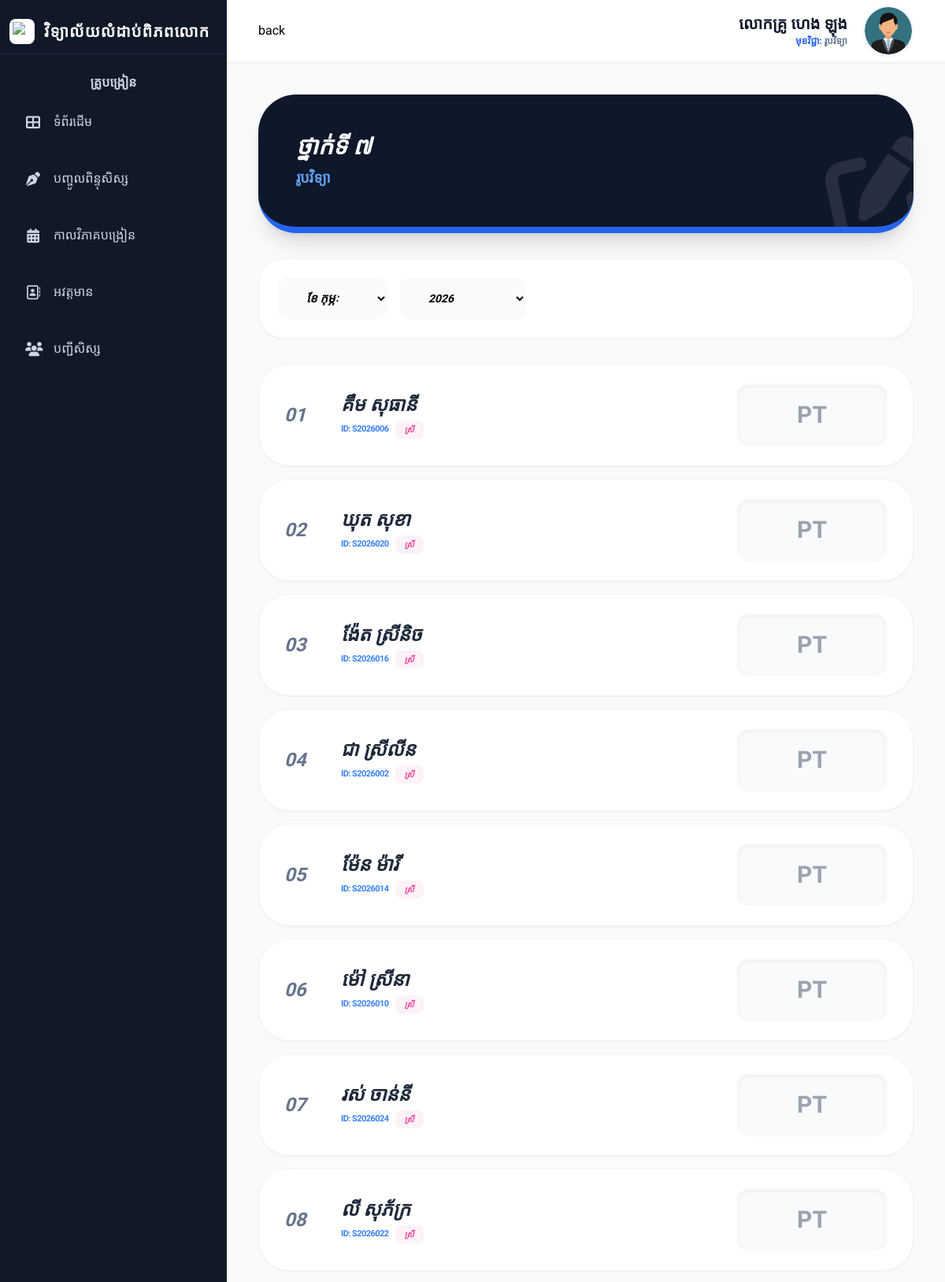
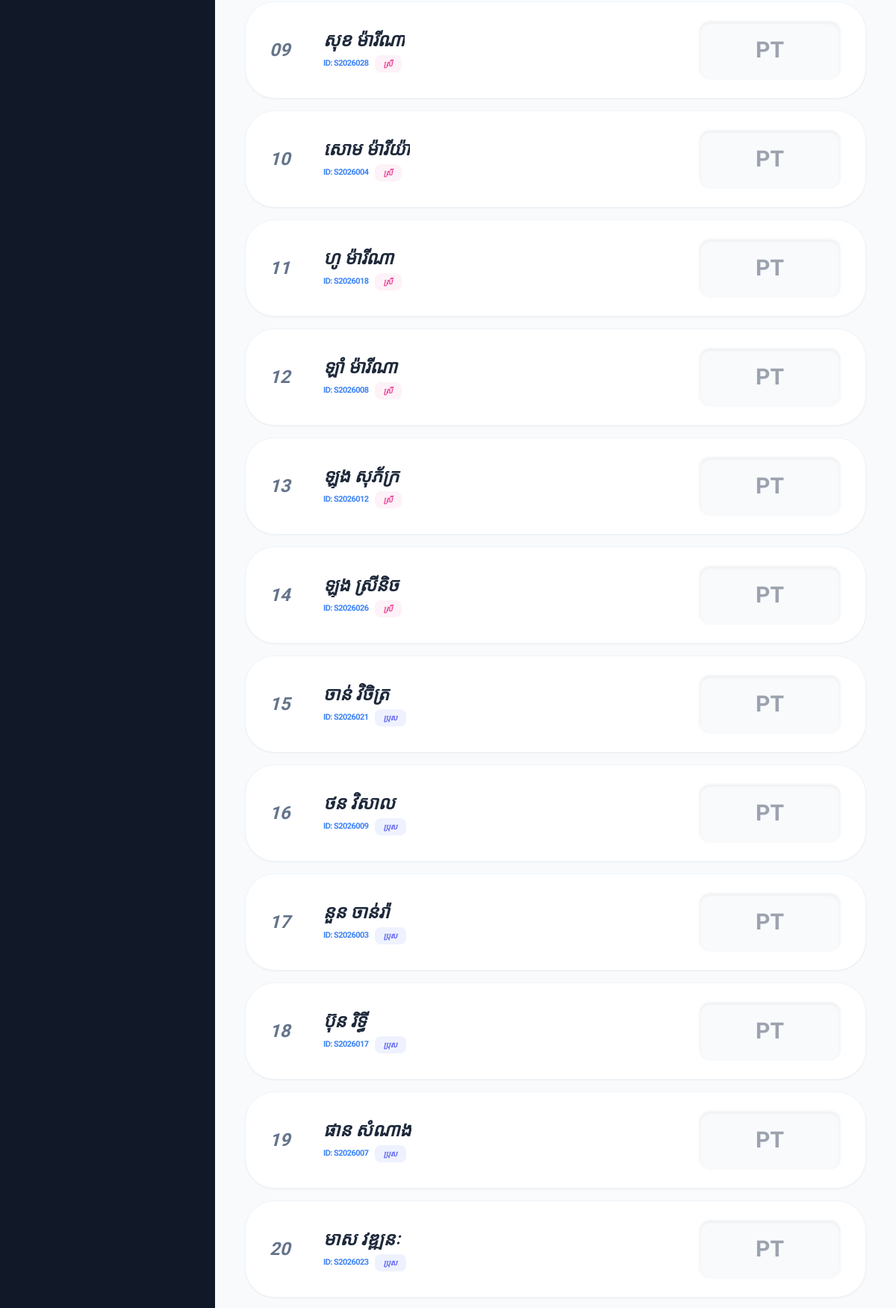
/views/teacher/input_grades.php?class_id=1&subject_id=3 (signed in, upper part), run on the app's committed database (2 pictures, top to bottom).
### tables this page shows
CREATE TABLE `teachers` (
  `teacher_id` varchar(50) NOT NULL,
  `user_id` int(11) DEFAULT NULL,
  `full_name` varchar(255) DEFAULT NULL,
  `subjects` varchar(255) DEFAULT NULL,
  `phone` varchar(20) DEFAULT NULL,
  `profile_image` varchar(255) DEFAULT 'default_user.png'
);

CREATE TABLE `classes` (
  `id` int(11) NOT NULL,
  `class_name` varchar(50) NOT NULL,
  `academic_year` varchar(20) DEFAULT NULL
);

CREATE TABLE `subjects` (
  `id` int(11) NOT NULL,
  `subject_name` varchar(100) DEFAULT NULL,
  `teacher_id` varchar(20) DEFAULT NULL
);

CREATE TABLE `students` (
  `id` int(11) NOT NULL,
  `user_id` int(11) DEFAULT NULL,
  `student_id` varchar(50) DEFAULT NULL,
  `full_name` varchar(255) DEFAULT NULL,
  `full_name_en` varchar(255) DEFAULT NULL,
  `gender` varchar(10) DEFAULT NULL,
  `dob` varchar(50) DEFAULT NULL,
  `pob` text,
  `address` text,
  `father_name` varchar(255) DEFAULT NULL,
  `mother_name` varchar(255) DEFAULT NULL,
  `father_job` varchar(100) DEFAULT NULL,
  `mother_job` varchar(100) DEFAULT NULL,
  `father_phone` varchar(20) DEFAULT NULL,
  `mother_phone` varchar(20) DEFAULT NULL,
  `stream` varchar(100) DEFAULT NULL,
  `class_name` varchar(50) DEFAULT NULL,
  `status` varchar(20) DEFAULT 'Active',
  `class_id` int(11) DEFAULT NULL,
  `academic_year` varchar(20) DEFAULT NULL,
  `photo` varchar(255) DEFAULT 'default.png',
  `profile_img` varchar(255) DEFAULT NULL,
  `phone` varchar(50) DEFAULT NULL,
  `parent_phone` varchar(20) DEFAULT NULL
);

### views/teacher/input_grades.php (the view, shortened to what this page needs)
<?php
require_once '../../config/db.php';
$u_id = $_SESSION['user_id'];
$teacher_query = mysqli_query($conn, "SELECT teacher_id, full_name, profile_image FROM teachers WHERE user_id = '$u_id' LIMIT 1");
$teacher_info = mysqli_fetch_assoc($teacher_query);
$t_full_name = $teacher_info['full_name'] ?? $_SESSION['full_name'];
$db_profile_img = $teacher_info['profile_image'] ?? '';
$class_id = isset($_GET['class_id']) ? (int)$_GET['class_id'] : 0;
$subject_id = isset($_GET['subject_id']) ? (int)$_GET['subject_id'] : 0;
$info_q = mysqli_query($conn, "
    SELECT c.class_name, s.subject_name
    FROM classes c, subjects s
    WHERE c.id = '$class_id' AND s.id = '$subject_id'
");
$info = mysqli_fetch_assoc($info_q);
$c_name = $info['class_name'] ?? 'N/A';
$subject_display = $info['subject_name'] ?? 'N/A';
$student_sql = "SELECT id, student_id, full_name, gender FROM students
                WHERE class_id = '$class_id' AND status = 'Active'
                ORDER BY gender DESC, full_name ASC";
$students = mysqli_query($conn, $student_sql);
$months_kh = ["01"=>"មករា", "02"=>"កុម្ភៈ", "03"=>"មីនា", "04"=>"មេសា", "05"=>"ឧសភា", "06"=>"មិថុនា", "07"=>"កក្កដា", "08"=>"សីហា", "09"=>"កញ្ញា", "10"=>"តុលា", "11"=>"វិច្ឆិកា", "12"=>"ធ្នូ"];
?>
<!DOCTYPE html>
<html lang="km">
<head>
    <script src="https://cdn.tailwindcss.com"></script>
    <link rel="stylesheet" href="https://cdnjs.cloudflare.com/ajax/libs/font-awesome/6.4.0/css/all.min.css">
</head>
<body class="bg-[#f8fafc] h-screen flex overflow-hidden">
    <div class="hidden lg:block w-72 h-full bg-slate-900 shrink-0">
        <?php include '../../includes/sidebar_teacher.php'; ?>
    </div>
    <div class="flex-1 flex flex-col min-w-0 h-full relative">
           <header class="bg-white border-b-2 border-slate-100 h-20 flex items-center justify-between px-6 md:px-10 shrink-0 shadow-sm z-20">
            <div class="flex items-center gap-4">
                <a href="scores.php?class_id=">back</a>
            </div>
            <div class="flex items-center gap-5">
                <div class="text-right">
                    <p class="text-[18px] md:text-[20px] font-black text-slate-900 leading-tight">
                        <?= htmlspecialchars($t_full_name); ?>
                    </p>
                    <p class="text-[11px] md:text-[12px] text-blue-600 font-bold uppercase">
                         មុខវិជ្ជា: <span class="text-slate-500 font-bold"><?= htmlspecialchars($subject_display) ?></span>
                    </p>
                </div>
                <div class="w-14 h-14 md:w-16 md:h-16 rounded-full overflow-hidden border-2 border-slate-100 shadow-sm bg-slate-50 flex-shrink-0">
                    <?php
                        $path = "../../assets/uploads/teachers/";
                        $display_img = (!empty($db_profile_img) && file_exists($path . $db_profile_img)) ? $path . $db_profile_img : $path . 'default_user.png';
                    ?>
                    <img src="<?= $display_img ?>" class="w-full h-full object-cover">
                </div>
            </div>
        </header>
        <main class="flex-1 overflow-y-auto p-3 md:p-10 custom-scrollbar">
            <div class="bg-slate-900 p-5 md:p-12 rounded-2xl md:rounded-[3rem] text-white shadow-xl mb-4 md:mb-8 relative overflow-hidden border-b-4 md:border-b-8 border-blue-600">
                <div class="relative z-10">
                    <h1 class="text-xl md:text-3xl font-black italic uppercase leading-none mb-2"><?= $c_name ?></h1>
                    <div class="flex items-center gap-2">
                        <p class="text-blue-400 font-bold uppercase  text-[12px] md:text-lg"><?= $subject_display ?></p>
                    </div>
                </div>
                <i class="fas fa-edit absolute -right-5 -bottom-5 text-6xl md:text-9xl opacity-10 -rotate-12"></i>
            </div>
            <form action="save_grades.php" method="POST">
                <div class="flex flex-wrap gap-2 md:gap-4 mb-4 md:mb-8 bg-white p-3 md:p-6 rounded-xl md:rounded-[2rem] border border-slate-100 shadow-sm">
                    <select name="input_month" required class="flex-1 md:flex-none bg-slate-50 border-none rounded-lg md:rounded-xl px-4 md:px-8 py-2 md:py-4 text-[12px] md:text-[15px] font-black uppercase italic outline-none focus:ring-2 focus:ring-blue-100 cursor-pointer">
                        <?php foreach ($months_kh as $m_num => $m_kh): ?>
                            <option value="<?= $m_num ?>" <?= ($m_num == date('m')) ? 'selected' : '' ?>>ខែ <?= $m_kh ?></option>
                        <?php endforeach; ?>
                    </select>
                    <select name="input_year" required class="w-24 md:w-40 bg-slate-50 border-none rounded-lg md:rounded-xl px-4 md:px-8 py-2 md:py-4 text-[10px] md:text-sm font-black uppercase italic outline-none focus:ring-2 focus:ring-blue-100 cursor-pointer">
                        <option value="<?= date('Y') ?>"><?= date('Y') ?></option>
                    </select>
                </div>
                <div class="space-y-1.5 md:space-y-4 mb-28">
                    <?php if($students && mysqli_num_rows($students) > 0): $i=1; ?>
                        <?php while($row = mysqli_fetch_assoc($students)): ?>
                        <div class="bg-white px-3 py-2 md:px-8 md:py-6 rounded-lg md:rounded-[2.5rem] border border-slate-50 md:border-slate-100 shadow-sm flex items-center justify-between gap-3 hover:border-blue-200 transition-all group">
                            <div class="flex items-center gap-2 md:gap-8 overflow-hidden">
                                <span class="text-[15px] md:text-2xl font-black text-slate-500 italic shrink-0 w-5 md:w-10 ">
                                    <?= sprintf("%02d", $i++) ?>
                                </span>
                                <div class="truncate">
                                    <div class="text-[15px] md:text-2xl font-black text-slate-800 uppercase italic leading-tight truncate">
                                        <?= htmlspecialchars($row['full_name']) ?>
                                    </div>
                                    <div class="flex items-center gap-2 mt-0.5 md:mt-1">
                                        <span class="text-[12px] md:text-[11px] text-blue-500 font-bold uppercase tracking-tighter">ID: <?= $row['student_id'] ?></span>
                                        <span class="text-[12px] md:text-[10px] px-1.5 py-0.5 md:px-3 md:py-1 rounded-[4px] md:rounded-lg font-black uppercase italic <?= ($row['gender'] == 'Female' || $row['gender'] == 'ស្រី') ? 'bg-pink-50 text-pink-500' : 'bg-indigo-50 text-indigo-500' ?>">
                                            <?= $row['gender'] ?>
                                        </span>
                                    </div>
                                </div>
                            </div>
                            <div class="shrink-0">
                                <input type="number" name="grade[<?= $row['student_id'] ?>]"
                                       min="0" max="100" step="0.1" required placeholder="PT"
                                       class="w-16 md:w-48 bg-slate-50 border-2 border-transparent focus:border-blue-600 focus:bg-white rounded-lg md:rounded-[1rem] py-2 md:py-5 text-center text-[15px] md:text-3xl font-black text-slate-800 outline-none transition-all shadow-inner">
                            </div>
                        </div>
                        <?php endwhile; ?>
                    <?php endif; ?>
                </div>
            </form>
        </main>
    </div>
</body>
</html>

### views/teacher/input_grades.php (style rules this page uses)
body { font-family: 'Kantumruy Pro', sans-serif; -webkit-tap-highlight-color: transparent; }

### data on the page
teachers: full_name "លោកគ្រូ ហេង ឡុង", profile_image (picture)
classes: subjects.subject_name "រូបវិទ្យា", class_name "ថ្នាក់ទី ៧"
students: full_name "គឹម សុធានី", student "S2026006", gender "ស្រី"
students: full_name "ឃុត សុខា", student "S2026020", gender "ស្រី"
students: full_name "ង៉ែត ស្រីនិច", student "S2026016", gender "ស្រី"
students: full_name "ជា ស្រីលីន", student "S2026002", gender "ស្រី"
students: full_name "ម៉ែន ម៉ារី", student "S2026014", gender "ស្រី"
students: full_name "ម៉ៅ ស្រីនា", student "S2026010", gender "ស្រី"
students: full_name "រស់ ចាន់នី", student "S2026024", gender "ស្រី"
students: full_name "លី សុភ័ក្រ", student "S2026022", gender "ស្រី"
students: full_name "សុខ ម៉ារីណា", student "S2026028", gender "ស្រី"
students: full_name "សោម ម៉ារីយ៉ា", student "S2026004", gender "ស្រី"
students: full_name "ហូ ម៉ារីណា", student "S2026018", gender "ស្រី"
students: full_name "ឡាំ ម៉ារីណា", student "S2026008", gender "ស្រី"
students: full_name "ឡុង សុភ័ក្រ", student "S2026012", gender "ស្រី"
students: full_name "ឡុង ស្រីនិច", student "S2026026", gender "ស្រី"
students: full_name "ចាន់ វិចិត្រ", student "S2026021", gender "ប្រុស"
students: full_name "ថន វិសាល", student "S2026009", gender "ប្រុស"
students: full_name "នួន ចាន់រ៉ា", student "S2026003", gender "ប្រុស"
students: full_name "ប៊ុន រិទ្ធី", student "S2026017", gender "ប្រុស"
students: full_name "ផាន សំណាង", student "S2026007", gender "ប្រុស"
students: full_name "មាស វឌ្ឍនៈ", student "S2026023", gender "ប្រុស"

### other printed values
form field input_year "2026"
